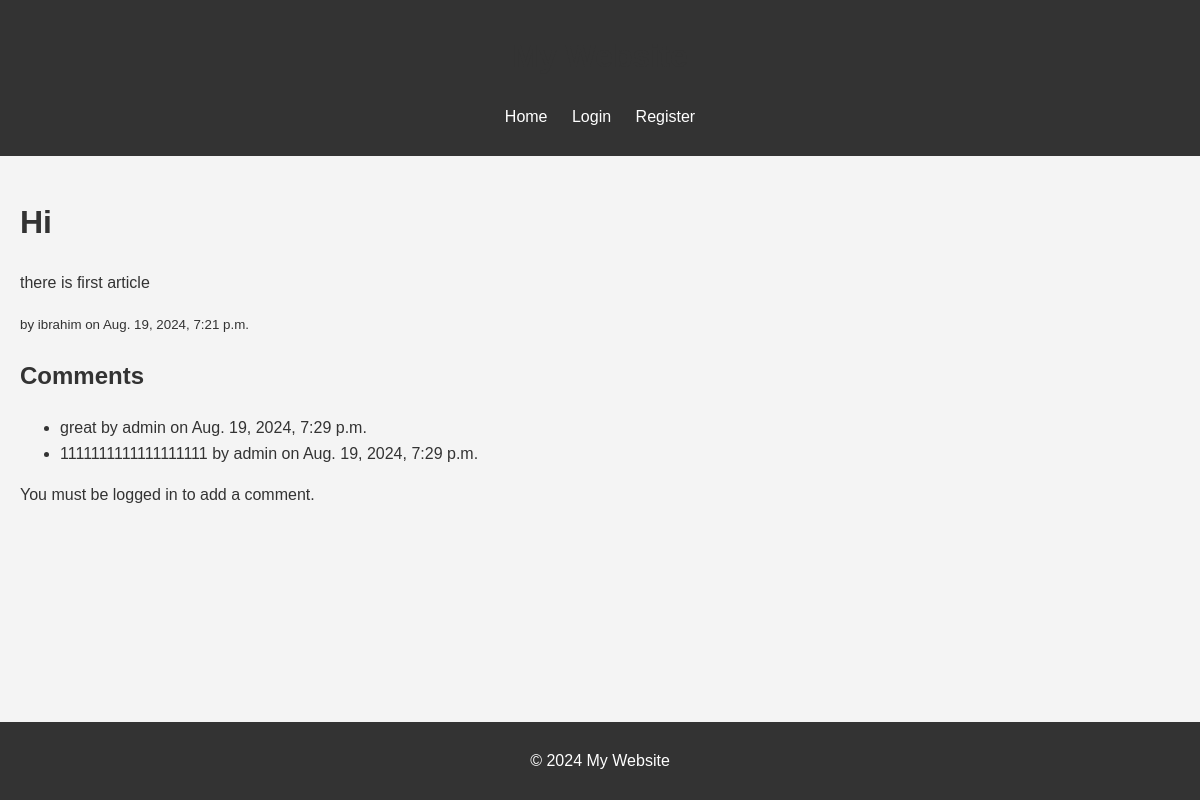
The app's page /blog/article/1/ with its own data.
### blog/models.py (models this page shows, shortened)
class Article(models.Model):
    title = models.CharField(max_length=100)
    content = models.TextField()
    author = models.ForeignKey(User, on_delete=models.CASCADE)
    created_at = models.DateTimeField(auto_now_add=True)

class Comment(models.Model):
    article = models.ForeignKey(Article, related_name="comments", on_delete=models.CASCADE)
    content = models.TextField()
    author = models.ForeignKey(User, on_delete=models.CASCADE)
    created_at = models.DateTimeField(auto_now_add=True)

### blog/views.py (the view)
# urls.py: path('article/<int:article_id>/', article_detail, name='article_detail'),
def article_detail(request, article_id):
    article = get_object_or_404(Article, id=article_id)
    comments = article.comments.all()
    if request.method == 'POST':
        form = CommentForm(request.POST)
        if form.is_valid():
            comment = form.save(commit=False)
            comment.article = article
            comment.author = request.user
            comment.save()
            return redirect('article_detail', article_id=article.id)
    else:
        form = CommentForm()
    return render(request, 'article_detail.html', {'article': article, 'form': form, 'comments': comments})

### blog/templates/article_detail.html
{% extends 'base.html' %}
{% block content %}
  <h1>{{ article.title }}</h1>
  <p>{{ article.content }}</p>
  <small>by {{ article.author.username }} on {{ article.created_at }}</small>
  <h2>Comments</h2>
  <ul>
      {% for comment in comments %}
          <li>
              {{ comment.content }} by {{ comment.author.username }} on {{ comment.created_at }}
          </li>
      {% empty %}
          <li>No comments yet.</li>
      {% endfor %}
  </ul>
  {% if user.is_authenticated %}
    <h3>Add a Comment</h3>
    <form method="post">
      {% csrf_token %}
      {{ form.as_p }}
      <button type="submit">Submit</button>
    </form>
  {% else %}
    <p>You must be logged in to add a comment.</p>
  {% endif %}
{% endblock %}

### blog/templates/base.html (shortened to what this page needs)
{% load static %}
<!DOCTYPE html>
<html lang="en">
<head>
    <link rel="stylesheet" href="{% static 'styles.css' %}">
</head>
<body>
    <header>
        <h1>My Website</h1>
        <nav>
            <ul>
                <li><a href="{% url 'home' %}">Home</a></li>
                {% if user.is_authenticated %}
                    <li><a href="{% url 'article_create' %}">Create Article</a></li>
                    <li><a href="{% url 'logout' %}">Logout</a></li>
                {% else %}
                    <li><a href="{% url 'login' %}">Login</a></li>
                    <li><a href="{% url 'register' %}">Register</a></li>
                {% endif %}
            </ul>
        </nav>
    </header>
    <main>
        {% block content %}
        {% endblock %}
    </main>
    <footer>
        <p>&copy; 2024 My Website</p>
    </footer>
</body>
</html>

### static/styles.css (style rules this page uses)
body { font-family: Arial, sans-serif; line-height: 1.6; margin: 0; padding: 0; color: #333; background-color: #f4f4f4; }
header { background: #333; color: #fff; padding: 10px 0; text-align: center; }
nav ul { list-style: none; padding: 0; }
nav ul li { display: inline; margin: 0 10px; }
nav ul li a { color: #fff; text-decoration: none; }
main { padding: 20px; }
footer { background: #333; color: #fff; text-align: center; padding: 10px 0; position: fixed; width: 100%; bottom: 0; }
h1, h2, h3 { color: #333; }

### records on screen
Article: title "Hi", content "there is first article", author.username "ibrahim", created_at "Aug. 19, 2024, 7:21 p.m."
Comment: content "great", author.username "admin", created_at "Aug. 19, 2024, 7:29 p.m."
Comment: content "1111111111111111111", author.username "admin", created_at "Aug. 19, 2024, 7:29 p.m."
